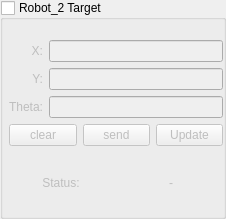
   <widget class="QGroupBox" name="groupBox_Target_robot2">
    <property name="geometry">
     <rect>
      <x>792</x>
      <y>240</y>
      <width>226</width>
      <height>219</height>
     </rect>
    </property>
    <property name="title">
     <string>Robot_2 Target</string>
    </property>
    <property name="checkable">
     <bool>true</bool>
    </property>
    <property name="checked">
     <bool>false</bool>
    </property>
    <widget class="QWidget" name="layoutWidget">
     <property name="geometry">
      <rect>
       <x>9</x>
       <y>40</y>
       <width>214</width>
       <height>173</height>
      </rect>
     </property>
     <layout class="QVBoxLayout" name="verticalLayout_20">
      <item>
       <layout class="QHBoxLayout" name="horizontalLayout_13">
        <item>
         <layout class="QVBoxLayout" name="verticalLayout_11">
          <item>
           <widget class="QLabel" name="label_12">
            <property name="layoutDirection">
             <enum>Qt::LeftToRight</enum>
            </property>
            <property name="text">
             <string>X:</string>
            </property>
            <property name="alignment">
             <set>Qt::AlignRight|Qt::AlignTrailing|Qt::AlignVCenter</set>
            </property>
           </widget>
          </item>
          <item>
           <widget class="QLabel" name="label_13">
            <property name="text">
             <string>Y:</string>
            </property>
            <property name="alignment">
             <set>Qt::AlignRight|Qt::AlignTrailing|Qt::AlignVCenter</set>
            </property>
           </widget>
          </item>
          <item>
           <widget class="QLabel" name="label_14">
            <property name="text">
             <string>Theta:</string>
            </property>
            <property name="alignment">
             <set>Qt::AlignRight|Qt::AlignTrailing|Qt::AlignVCenter</set>
            </property>
           </widget>
          </item>
         </layout>
        </item>
        <item>
         <layout class="QVBoxLayout" name="verticalLayout_12">
          <item>
           <widget class="QLineEdit" name="lineEdit_robot2_target_x"/>
          </item>
          <item>
           <widget class="QLineEdit" name="lineEdit_robot2_target_y"/>
          </item>
          <item>
           <widget class="QLineEdit" name="lineEdit_robot2_target_theta"/>
          </item>
         </layout>
        </item>
       </layout>
      </item>
      <item>
       <layout class="QVBoxLayout" name="verticalLayout_18">
        <item>
         <layout class="QHBoxLayout" name="horizontalLayout_14">
          <item>
           <widget class="QPushButton" name="pushButton_robot_2_clear">
            <property name="font">
             <font>
              <pointsize>9</pointsize>
             </font>
            </property>
            <property name="text">
             <string>clear</string>
            </property>
           </widget>
          </item>
          <item>
           <widget class="QPushButton" name="pushButton_robot_2_send">
            <property name="font">
             <font>
              <pointsize>9</pointsize>
             </font>
            </property>
            <property name="text">
             <string>send</string>
            </property>
           </widget>
          </item>
          <item>
           <widget class="QPushButton" name="pushButton_update_robot2">
            <property name="font">
             <font>
              <pointsize>9</pointsize>
             </font>
            </property>
            <property name="text">
             <string>Update</string>
            </property>
           </widget>
          </item>
         </layout>
        </item>
        <item>
         <layout class="QHBoxLayout" name="horizontalLayout_17">
          <item>
           <widget class="QLabel" name="label_17">
            <property name="text">
             <string>Status:</string>
            </property>
            <property name="alignment">
             <set>Qt::AlignCenter</set>
            </property>
           </widget>
          </item>
          <item>
           <widget class="QLabel" name="label_target_status_robot2">
            <property name="text">
             <string>-</string>
            </property>
            <property name="alignment">
             <set>Qt::AlignCenter</set>
            </property>
           </widget>
          </item>
         </layout>
        </item>
       </layout>
      </item>
     </layout>
    </widget>
   </widget>
